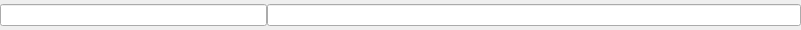
<?xml version="1.0" encoding="UTF-8"?>
<ui version="4.0">
 <class>ssBox</class>
 <widget class="QWidget" name="ssBox">
  <property name="geometry">
   <rect>
    <x>0</x>
    <y>0</y>
    <width>801</width>
    <height>30</height>
   </rect>
  </property>
  <property name="minimumSize">
   <size>
    <width>800</width>
    <height>30</height>
   </size>
  </property>
  <property name="windowTitle">
   <string>Form</string>
  </property>
  <layout class="QVBoxLayout" name="verticalLayout">
   <property name="spacing">
    <number>0</number>
   </property>
   <property name="leftMargin">
    <number>0</number>
   </property>
   <property name="topMargin">
    <number>0</number>
   </property>
   <property name="rightMargin">
    <number>0</number>
   </property>
   <property name="bottomMargin">
    <number>0</number>
   </property>
   <item>
    <layout class="QHBoxLayout" name="horizontalLayout_5" stretch="1,2">
     <item>
      <widget class="QLineEdit" name="lineEdit_10"/>
     </item>
     <item>
      <widget class="QLineEdit" name="lineEdit_11"/>
     </item>
    </layout>
   </item>
  </layout>
 </widget>
 <resources/>
 <connections/>
</ui>
